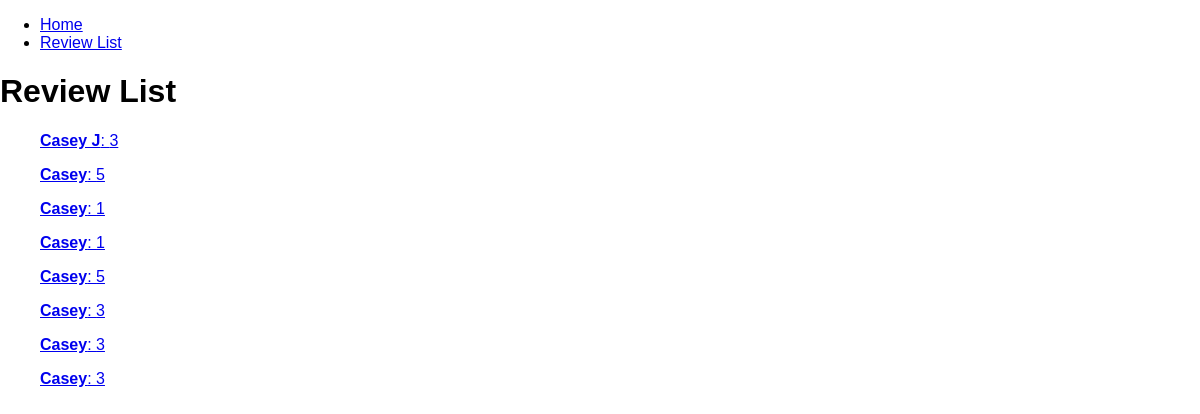
/reviews/list/, run on an earlier commit of the app's database.
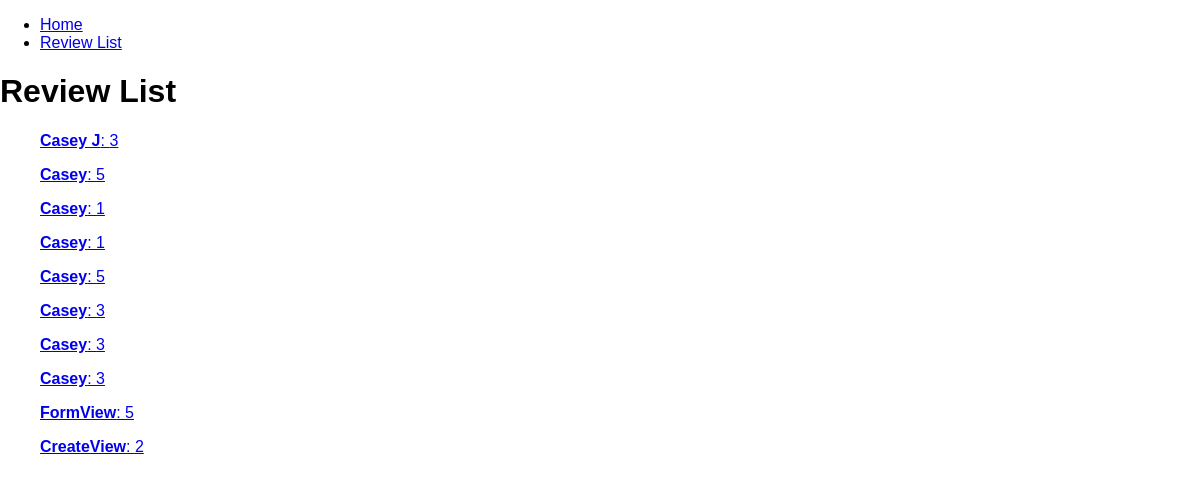
And on a later commit of the database.
### reviews/models.py (models this page shows, shortened)
class Review(models.Model):
    username = models.CharField(max_length=100)
    rating = models.IntegerField(
        validators=[MinValueValidator(1), MaxValueValidator(5)])
    review_text = models.TextField(max_length=200)

### reviews/views.py (the view)
# urls.py: path('reviews/list/', views.ReviewListView.as_view(), name='review_list'),
class ReviewListView(ListView):
    template_name = 'reviews/review_list.html'
    model = Review
    context_object_name = 'reviews'  # defaults to object_list

### reviews/templates/reviews/review_list.html (shortened to what this page needs)
{% extends 'reviews/base.html' %}
{% block content %}
  <div class="review_list">
    <h1>Review List</h1>
    <ul>
      {% for review in reviews %}
        <li>
          <a href="{% url 'single_review' pk=review.pk %}"><strong>{{ review.username }}</strong>: {{ review.rating }}</a>
        </li>
      {% endfor %}
    </ul>
  </div>
{% endblock %}

### reviews/templates/reviews/base.html (shortened to what this page needs)
{% load static %}
<!DOCTYPE html>
<html lang="en">
  <head>
    <link rel="stylesheet" href="{% static 'reviews/styles.css' %}" />
  </head>
  <body>
    <nav>
      <ul>
        <li><a href="/">Home</a></li>
        <li><a href="/reviews/list/">Review List</a></li>
      </ul>
    </nav>
    {% block content %}
    {% endblock %}
  </body>
</html>

### reviews/static/reviews/styles.css (style rules this page uses)
body { font-family: sans-serif; margin: 0; }
.review_list ul { list-style-type: none; gap: 1rem; display: flex; flex-direction: column; }

What changed in the data, as far as the page shows it:
added Review: username "FormView", rating "5"
added Review: username "CreateView", rating "2"
